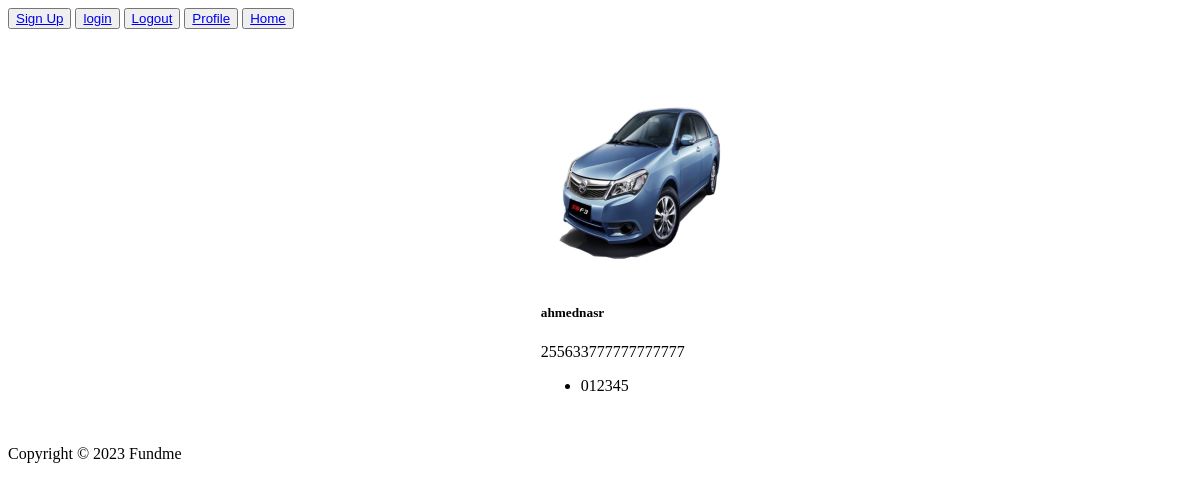
The page /profile/ (signed in) on the database as committed earlier.
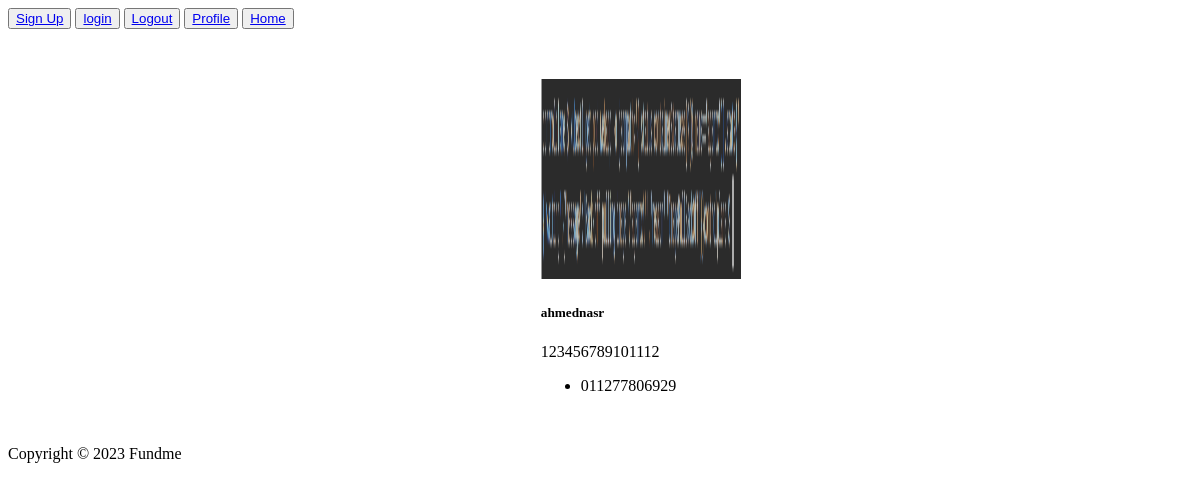
The same page on the database as committed later.
### core/models.py (models this page shows)
class Customer(models.Model):
    user = models.OneToOneField(User,on_delete=models.CASCADE)
    phone = models.CharField(max_length=20)
    card_number=models.CharField(max_length=20)
    image=models.ImageField(upload_to='photo/%y/%m/%d',null=True)

### core/views.py (the view)
# urls.py: path('profile/', coreViews.showCustomer, name='showcustomer'),
def showCustomer(request):
    if Customer.objects.filter(user=request.user).exists():
        customer = Customer.objects.get(user=request.user)
        return render(request, 'core/profile.html', {"customer": customer})
    else:
        return redirect('/create-profile')

### templates/core/profile.html
{% extends 'base.html' %}
{% block content %}
<div class="card" style="width:30%; margin: 50px; margin-left: 45%; ">
    <img class="card-img-top" src="{{ customer.image.url }}" alt="Profile image" width="200" height="200">
    <div class="card-body">
      <h5 class="card-title">{{customer.user.username}}</h5>
      <p class="card-text">{{customer.card_number}}</p>
    </div>
   <ul class="list-group list-group-flush">
      <li class="list-group-item">{{customer.phone}}</li>
    </ul>
</div>
{% endblock %}

### templates/base.html (shortened to what this page needs)
<!DOCTYPE html>
<html>
<head>
</head>
<body>
  <header>
    <button><a href="http://127.0.0.1:8000/signup/">Sign Up</a></button>
    <button><a href="http://127.0.0.1:8000/login/">login</a></button>
    <button><a href="http://127.0.0.1:8000/logout/">Logout</a></button>
    <button><a href="http://127.0.0.1:8000/profile/">Profile</a></button>
    <button><a href="http://127.0.0.1:8000/">Home</a></button>
  </header>
  {% block content %}{% endblock %}
  <footer>
    Copyright © 2023 Fundme
  </footer>
</body>
</html>

Rows that differ between the two databases and show on the page:
changed Customer "ahmednasr": image: a different picture; card_number "255633777777777777" → "123456789101112"; phone "012345" → "011277806929"
